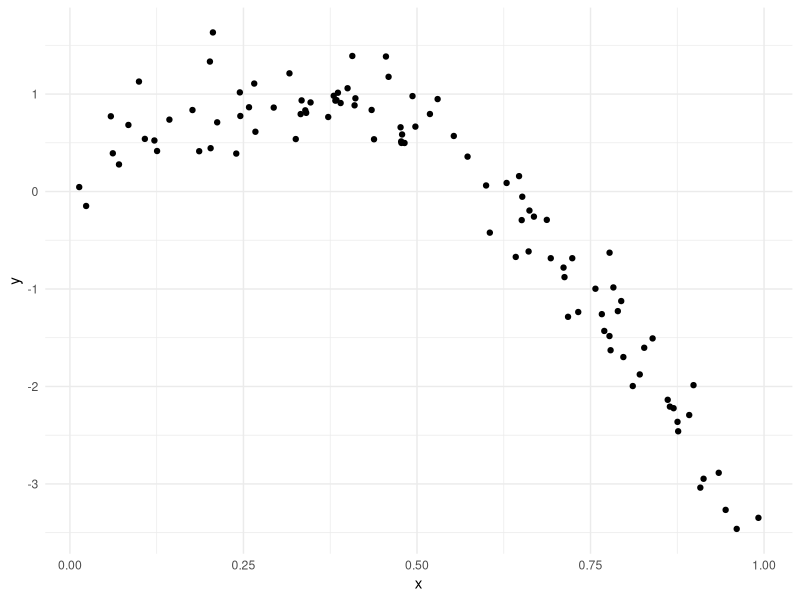
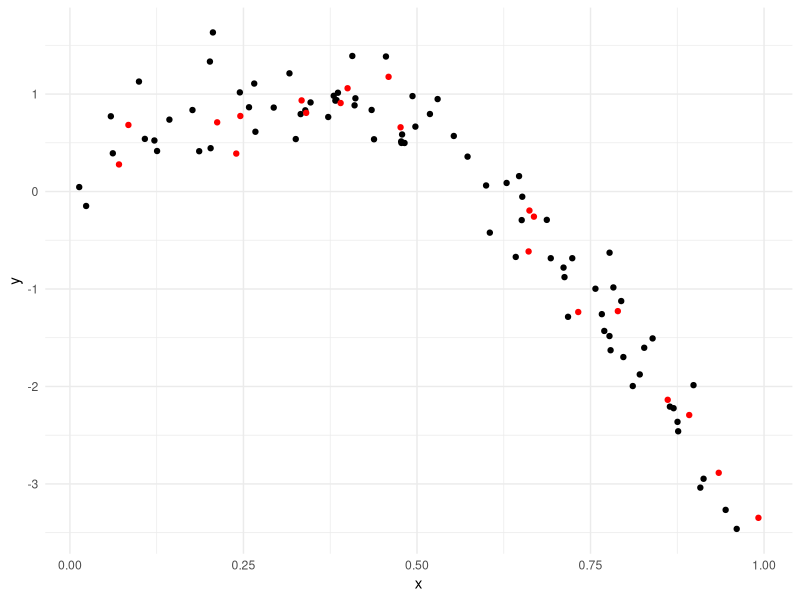
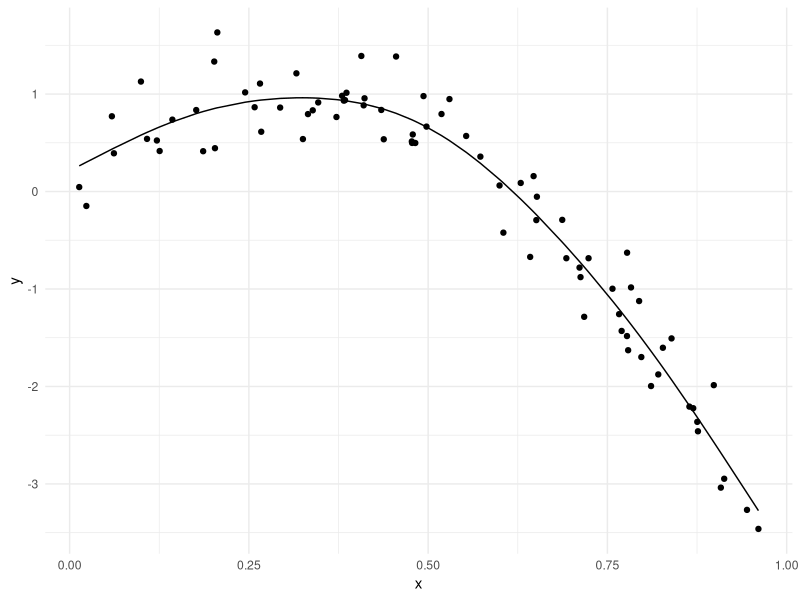
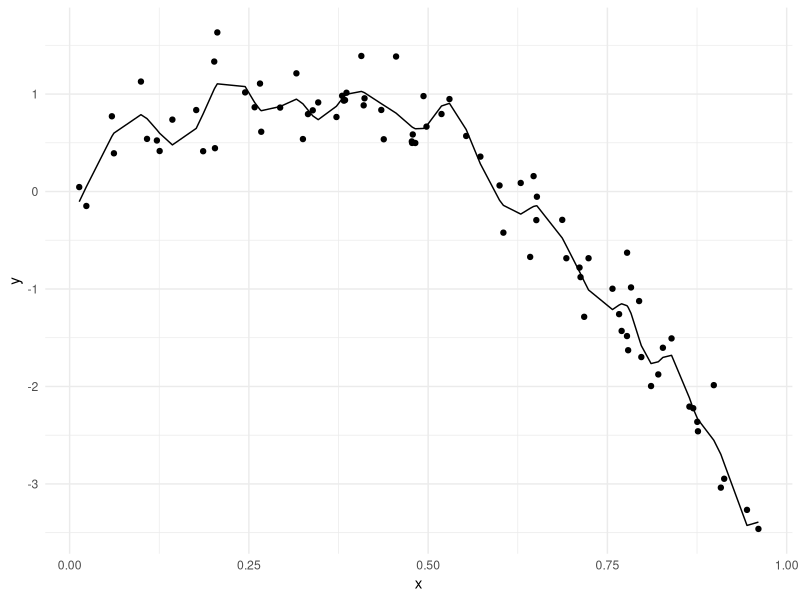
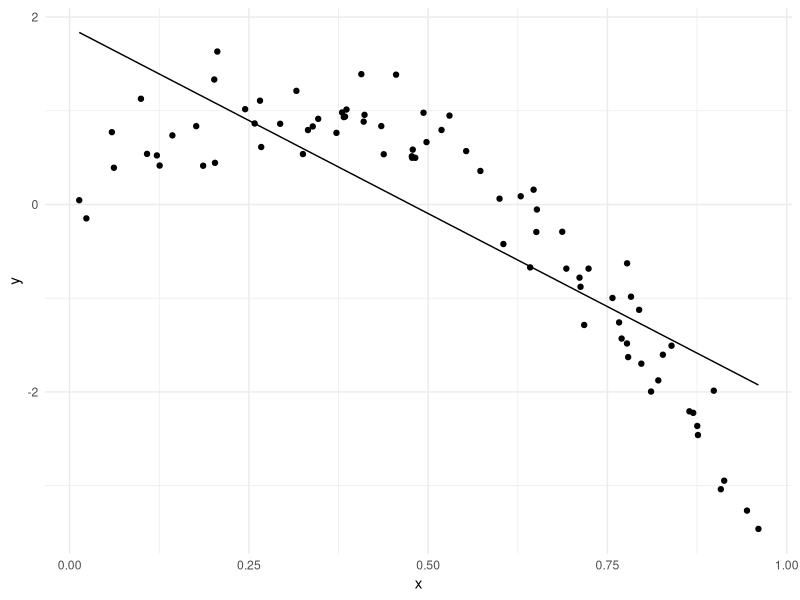

Generate these figures, in order, with R:
## ---- chunk 1
library(tidyverse)

library(modelr)
library(mgcv)

knitr::opts_chunk$set(
  fig.width = 6,
  fig.asp = .6,
  out.width = "90%"
)

theme_set(theme_minimal() + theme(legend.position = "bottom"))

options(
  ggplot2.continuous.colour = "viridis",
  ggplot2.continuous.fill = "viridis"
)

scale_colour_discrete = scale_colour_viridis_d
scale_fill_discrete = scale_fill_viridis_d
## ---- chunk 2
set.seed(1)

nonlin_df = 
  tibble(
    id = 1:100, 
    x = runif(100, 0, 1), 
    y = 1-10 * (x-0.3) ^2 + rnorm(100, 0, 0.3) 
  )

nonlin_df %>% 
  ggplot(aes(x = x, y = y)) +
  geom_point()
## ---- chunk 3
train_df = sample_n(nonlin_df, 80)

test_df = anti_join(nonlin_df, train_df, by = "id")

train_df %>% arrange(id)
test_df %>% arrange(id)

ggplot(train_df, aes(x = x, y = y)) + 
  geom_point() +
  geom_point(data = test_df, color = "red")
## ---- chunk 4
linear_mod = lm(y ~ x, data = train_df)
smooth_mod = mgcv::gam( y ~ s(x), data = train_df)
wiggly_mod = mgcv::gam(y ~ s(x, k = 30), sp = 10e-6, data = train_df)
## ---- chunk 5
train_df %>% 
  add_predictions(smooth_mod) %>% 
  ggplot(aes(x = x, y = y)) + 
  geom_point() +
  geom_line(aes(y = pred))

train_df %>% 
  add_predictions(wiggly_mod) %>% 
  ggplot(aes(x = x, y = y)) + 
  geom_point() +
  geom_line(aes(y = pred))

train_df %>% 
  add_predictions(linear_mod) %>% 
  ggplot(aes(x = x, y = y)) + 
  geom_point() +
  geom_line(aes(y = pred))
## ---- chunk 6
rmse(linear_mod, test_df)
rmse(smooth_mod, test_df)
rmse(wiggly_mod, test_df)
